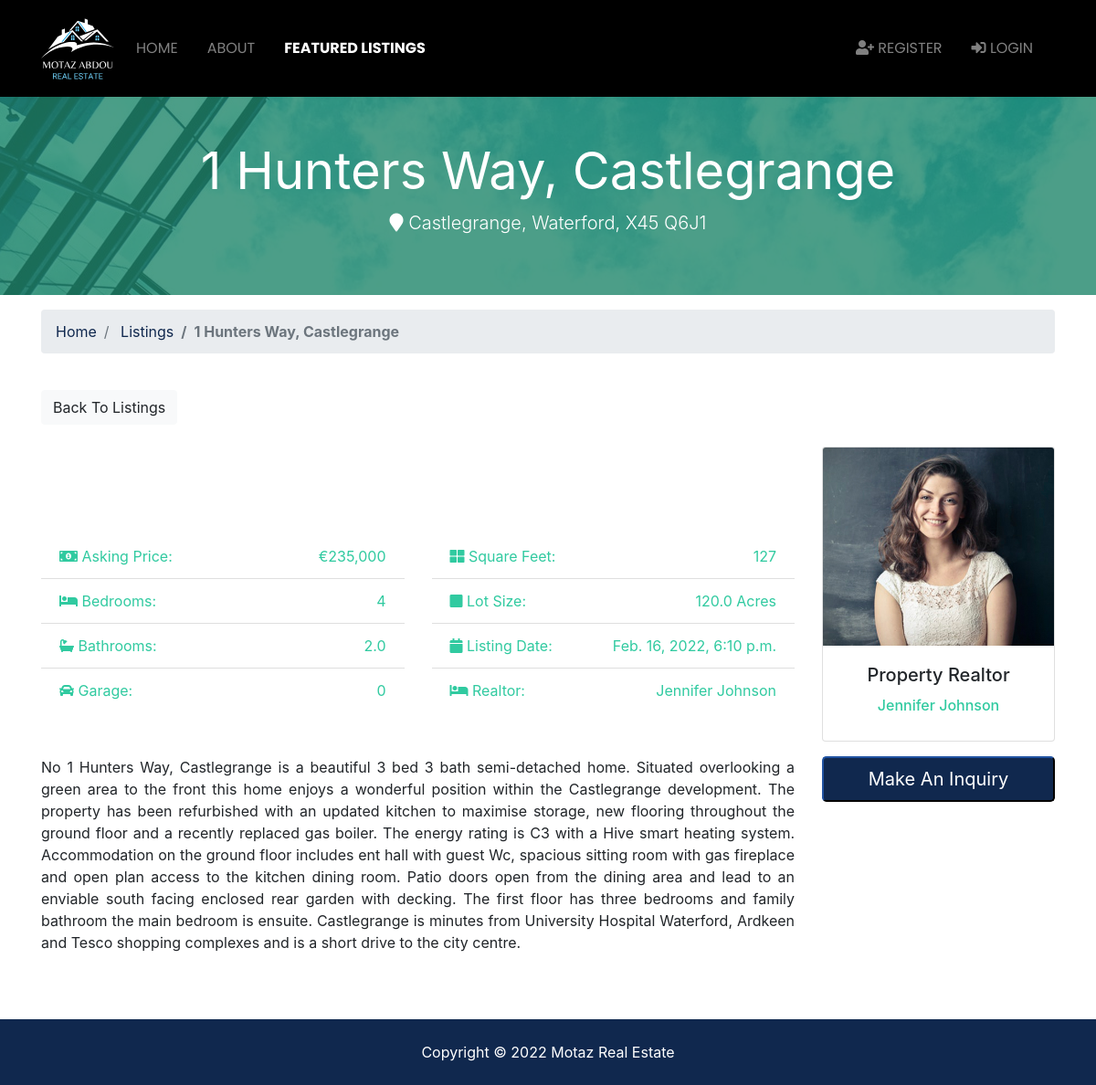
Screenshot of /listings/6 with the database file from the repository.
### listings/models.py (models this page shows, shortened)
class Listing(models.Model):
    realtor = models.ForeignKey(Realtor, on_delete=models.DO_NOTHING)
    title = models.CharField(max_length=200)
    address = models.CharField(max_length=200)
    suburb = models.CharField(max_length=100, null=True)
    county = models.CharField(max_length=100)
    eircode = models.CharField(max_length=20)
    description = models.TextField(blank=True)
    price = models.IntegerField()
    bedrooms = models.IntegerField()
    bathrooms = models.DecimalField(max_digits=2, decimal_places=1)
    garage = models.IntegerField(default=0)
    sqft = models.IntegerField()
    lot_size = models.DecimalField(max_digits=5, decimal_places=1)
    photo_main = models.ImageField(upload_to='photos/%Y/%m/%d/', blank=True)
    photo_1 = models.ImageField(upload_to='photos/%Y/%m/%d/', blank=True)
    photo_2 = models.ImageField(upload_to='photos/%Y/%m/%d/', blank=True)
    photo_3 = models.ImageField(upload_to='photos/%Y/%m/%d/', blank=True)
    photo_4 = models.ImageField(upload_to='photos/%Y/%m/%d/', blank=True)
    photo_5 = models.ImageField(upload_to='photos/%Y/%m/%d/', blank=True)
    photo_6 = models.ImageField(upload_to='photos/%Y/%m/%d/', blank=True)
    is_published = models.BooleanField(default=True)
    lease_type = models.CharField(max_length=10, choices=lease_choices, default='Buy')
    list_date = models.DateTimeField(default=datetime.now, blank=True)

### realtors/models.py (models this page shows)
class Realtor(models.Model):
    name = models.CharField(max_length=200)
    photo = models.ImageField(upload_to='photos/%Y/%m/%d/')
    description = models.TextField(blank=True)
    phone = models.CharField(max_length=20)
    email = models.CharField(max_length=50)
    is_mvp = models.BooleanField(default=False)
    hire_date = models.DateTimeField(default=datetime.now, blank=True)
    def __str__(self):
        return self.name

### listings/views.py (the view)
# urls.py: path('<int:listing_id>', views.listing, name='listing'),
def listing(request, listing_id):
    listing = get_object_or_404(Listing, pk=listing_id)
    context = {
        'listing': listing
    }
    return render(request, 'listings/listing.html', context)

### templates/listings/listing.html (shortened to what this page needs)
{% extends 'base.html' %}
{% load humanize %}
{% block content %}
<section id="showcase-inner" class="py-5 text-white">
    <div class="container">
      <div class="row text-center">
        <div class="col-md-12">
          <h2 class="display-4"><strong>{{ listing.title }}</strong></h2>
          <p class="lead">
            <i class="fas fa-map-marker"></i> {{ listing.suburb }}, {{ listing.county }}, {{ listing.eircode }}</p>
        </div>
      </div>
    </div>
  </section>
  <section id="bc" class="mt-3">
    <div class="container">
      <nav>
        <ol class="breadcrumb">
          <li class="breadcrumb-item">
            <a href="{% url 'index' %}">Home</a>
          </li>
          <li class="breadcrumb-item">
            <a href="{% url 'listings' %}">Listings</a>
          </li>
          <li class="breadcrumb-item active">{{ listing.title }}</li>
        </ol>
      </nav>
    </div>
  </section>
  <section id="listing" class="py-4">
    <div class="container">
      <a href="{% url 'listings' %}" class="btn btn-light mb-4">Back To Listings</a>
      <div class="row">
        <div class="col-md-9">
          <div class="row mb-5 thumbs">
            {% if listing.photo_1 %}
            <div class="col-md-2">
            </div>
            {% endif %}
            {% if listing.photo_2 %}
            <div class="col-md-2">
            </div>
            {% endif %}
            {% if listing.photo_3 %}
            <div class="col-md-2">
            </div>
            {% endif %}
            {% if listing.photo_4 %}
            <div class="col-md-2">
            </div>
            {% endif %}
            {% if listing.photo_5 %}
            <div class="col-md-2">
            </div>
            {% endif %}
            {% if listing.photo_6 %}
            <div class="col-md-2">
            </div>
            {% endif %}
          </div>
          <div class="row mb-5 fields">
            <div class="col-md-6">
              <ul class="list-group list-group-flush">
                <li class="list-group-item text-secondary">
                  <i class="fas fa-money-bill-alt"></i> Asking Price:
                  <span class="float-right">€{{ listing.price | intcomma }}</span>
                </li>
                <li class="list-group-item text-secondary">
                  <i class="fas fa-bed"></i> Bedrooms:
                  <span class="float-right">{{ listing.bedrooms }}</span>
                </li>
                <li class="list-group-item text-secondary">
                  <i class="fas fa-bath"></i> Bathrooms:
                  <span class="float-right">{{ listing.bathrooms }}</span>
                </li>
                <li class="list-group-item text-secondary">
                  <i class="fas fa-car"></i> Garage:
                  <span class="float-right">{{ listing.garage }}
                  </span>
                </li>
              </ul>
            </div>
            <div class="col-md-6">
              <ul class="list-group list-group-flush">
                <li class="list-group-item text-secondary">
                  <i class="fas fa-th-large"></i> Square Feet:
                  <span class="float-right">{{ listing.sqft }}</span>
                </li>
                <li class="list-group-item text-secondary">
                  <i class="fas fa-square"></i> Lot Size:
                  <span class="float-right">{{ listing.lot_size }} Acres
                  </span>
                </li>
                <li class="list-group-item text-secondary">
                  <i class="fas fa-calendar"></i> Listing Date:
                  <span class="float-right">{{ listing.list_date }}</span>
                </li>
                <li class="list-group-item text-secondary">
                  <i class="fas fa-bed"></i> Realtor:
                  <span class="float-right">{{ listing.realtor }}
                  </span>
                </li>
              </ul>
            </div>
          </div>
          <div class="row mb-5">
            <div class="col-md-12 text-justify">{{ listing.description }}</div>
          </div>
        </div>
        <div class="col-md-3">
          <div class="card mb-3">
            <img class="card-img-top" src="{{ listing.realtor.photo.url }}" alt="Seller">
            <div class="card-body">
              <h5 class="card-title text-center">Property Realtor</h5>
              <h6 class="text-secondary text-center">{{ listing.realtor }}</h6>
            </div>
          </div>
          <button class="btn-primary btn-block btn-lg" data-toggle="modal" data-target="#inquiryModal">Make An Inquiry</button>
        </div>
      </div>
    </div>
  </section>
{% endblock %}

### motaz_realestate/static/css/all.css (style rules this page uses)
.fa, .fas, .far, .fal, .fab { -moz-osx-font-smoothing: grayscale; -webkit-font-smoothing: antialiased; display: inline-block; font-style: normal; font-variant: normal; text-rendering: auto; line-height: 1; }
.fa-bath:before { content: "\f2cd"; }
.fa-bed:before { content: "\f236"; }
.fa-calendar:before { content: "\f133"; }
.fa-car:before { content: "\f1b9"; }
.fa-map-marker:before { content: "\f041"; }
.fa-money-bill-alt:before { content: "\f3d1"; }
.fa-square:before { content: "\f0c8"; }
.fa-th-large:before { content: "\f009"; }
.fa, .fas { font-family: 'Font Awesome 5 Free'; font-weight: 900; }

### motaz_realestate/static/css/style.css (style rules this page uses)
img { width: 100%; }
.active { font-weight: bold !important; }
#showcase-inner { background: url(../img/building.jpg); background-repeat: no-repeat; background-position: top center; background-attachment: fixed/cover; position: relative; overflow: hidden; min-height: 200px; }
#showcase-inner::before { content: ''; position: absolute; top: 0; left: 0; min-height: 100%; width: 100%; background: rgba(32, 134, 107, 0.8); }

### rows the page displays
Listing: title "1 Hunters Way, Castlegrange", suburb "Castlegrange", county "Waterford", eircode "X45 Q6J1", price "235,000", bedrooms "4", bathrooms "2.0", garage "0", sqft "127", lot_size "120.0", list_date "Feb. 16, 2022, 6:10 p.m.", realtor "Jennifer Johnson", description "No 1 Hunters Way, Castlegrange is a beautiful 3 bed 3 bath semi-detached home. Situated overlooking a green area to the front this home enjoys a wonderful position within the Castlegrange development. The property has been refurbished with an updated kitchen to maximise storage, new flooring throughout the ground floor and a recently replaced gas boiler. The energy rating is C3 with a Hive smart heating system. Accommodation on the ground floor includes ent hall with guest Wc, spacious sitting room with gas fireplace and open plan access to the kitchen dining room. Patio doors open from the dining area and lead to an enviable south facing enclosed rear garden with decking. The first floor…", realtor.photo (picture)
